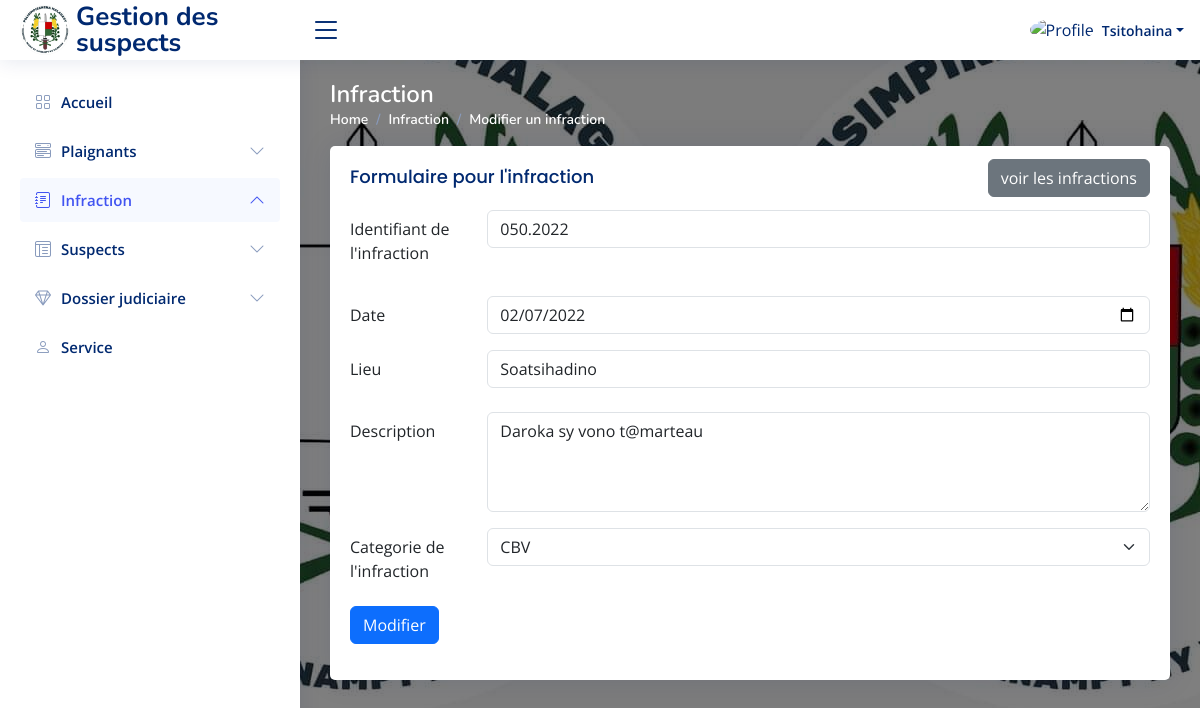
The app's page /infraction/modifier/050.2022 (signed in) with its own data.
### tables this page shows
CREATE TABLE `infraction` (
  `ID_Infraction` varchar(50) NOT NULL,
  `Quand` date NOT NULL,
  `Lieu` varchar(100) NOT NULL,
  `Description` text DEFAULT NULL,
  `Categorie` varchar(255) NOT NULL,
  `Date_AJout` timestamp NOT NULL DEFAULT current_timestamp()
);

CREATE TABLE `categoriinfraction` (
  `NomCategorie` varchar(255) NOT NULL
);

### controllers/Infraction.controller.php (called while the page is built, shortened)
<?php
    require_once("models/InfractionManager.class.php");
    class InfractionController{
        private $infractionManager;
        public function __construct() {
            $this->infractionManager = new InfractionManager();
            $this->infractionManager->chargementInfraction();
        }
        public function modifierInfraction($url, $idInfraction, $categories){
            $infracation = $this->infractionManager->getInfractionById($idInfraction);
            require("views/infraction/modifier.view.php");
        }
    }
?>

### models/InfractionManager.class.php (called while the page is built, shortened)
<?php
    require_once("config/database.php");
    require_once("Infraction.class.php");
    class InfractionManager extends Database{
        private $infractions;
        public function ajoutInfraction($infraction){
            $this->infractions[] = $infraction;
        }
        public function chargementInfraction(){
            $req = $this->getMyDb()->prepare("SELECT infraction.*, plaignant.Surnom FROM Infraction, plaignant, rapport WHERE infraction.ID_Infraction = rapport.ID_Infraction AND plaignant.ID_Plaignant = rapport.ID_Plaignant ORDER BY infraction.Date_Ajout DESC");
            $req->execute();
            $mesInfractions = $req->fetchAll(PDO::FETCH_ASSOC);
        }
        public function getInfractionById($idInfraction){
            for($i = 0; $i < count($this->infractions); $i++){
                if($this->infractions[$i]->getIdInfraction() === $idInfraction){
                    return $this->infractions[$i];
                }
            }
        }
    }
?>

### models/Infraction.class.php (called while the page is built, shortened)
<?php
    class Infraction{
        private $idInfraction;
        private $date;
        private $lieu;
        private $description;
        private $categorie;
        public function __construct($idInfraction, $date, $lieu, $description, $categorie, $surnom) {
            $this->idInfraction = $idInfraction;
            $this->date = $date;
            $this->lieu = $lieu;
            $this->description = $description;
            $this->categorie = $categorie;
        }
        public function getIdInfraction() { return $this->idInfraction; }
        public function getDate() { return $this->date; }
        public function getLieu() { return $this->lieu; }
        public function getDescription() { return $this->description; }
        public function getCategorie() { return $this->categorie; }
    }
?>

### config/database.php (called while the page is built, shortened)
<?php
    abstract class Database{
        private static $mydb;
        private static function setMyDb(){
            self::$mydb = new PDO("mysql:host=". HOST . ";dbname=". DB_NAME, USER, PASSWORD);
            self::$mydb->setAttribute(PDO::ATTR_ERRMODE, PDO::ERRMODE_EXCEPTION);
        }
        protected function getMyDb(){
            return self::$mydb;
        }
    }
?>

### models/CategorieInfraction.class.php (called while the page is built, shortened)
<?php
    class CategorieInfraction{
        private $nom;
        public function __construct($nom){
            $this->nom = $nom;
        }
        public function getNom(){ return $this->nom; }
    }
?>

### models/CategorieInfractionManager.class.php (called while the page is built, shortened)
<?php
    require_once("config/database.php");
    require_once("CategorieInfraction.class.php");
    class CategorieInfractionManager extends Database{
        public function chargementCategorie(){
            $req = $this->getMyDb()->prepare("SELECT * FROM categoriinfraction");
            $req->execute();
            $mesCategories = $req->fetchAll(PDO::FETCH_ASSOC);
        }
    }
?>

### controllers/CategorieInfraction.controller.php (called while the page is built, shortened)
<?php
    require_once("models/CategorieInfractionManager.class.php");
    class CategorieInfractionController{
        public function __construct() {
            $this->controllerManager = new CategorieInfractionManager();
            $this->controllerManager->chargementCategorie();
        }
    }

### views/infraction/modifier.view.php (the view, shortened to what this page needs)
        <div class="col-lg-12">
<div class="card">
  <div class="card-body">
    <div class="d-flex align-items-center justify-content-between">
        <h5 class="card-title">Formulaire pour l'infraction</h5>
        <a href="<?= URL ?>infraction" class="btn btn-secondary">voir les infractions</a>
    </div>
    <form method="post" action="<?= URL ?>infraction/modifierValidation/<?= $infracation->getIdInfraction() ?>">
      <div class="row mb-4">
        <label for="inputText" class="col-sm-2 col-form-label">Identifiant de l'infraction</label>
        <div class="col-sm-10">
          <input type="text" class="form-control" name="id" required value="<?= $infracation->getIdInfraction() ?>">
        </div>
      </div>
      <div class="row mb-3">
        <label for="inputDate" class="col-sm-2 col-form-label">Date</label>
        <div class="col-sm-10">
          <input type="date" class="form-control" name="date" required value="<?= $infracation->getDate() ?>">
        </div>
      </div>
      <div class="row mb-4">
        <label for="inputText" class="col-sm-2 col-form-label">Lieu</label>
        <div class="col-sm-10">
          <input type="text" class="form-control" name="lieu" required value="<?= $infracation->getLieu() ?>">
        </div>
      </div>
      <div class="row mb-3">
        <label for="inputPassword" class="col-sm-2 col-form-label">Description</label>
        <div class="col-sm-10">
          <textarea class="form-control" style="height: 100px" name="description" required value="<?= $infracation->getDescription() ?>"><?= $infracation->getDescription() ?></textarea>
        </div>
      </div>
      <div class="row mb-3">
        <label class="col-sm-2 col-form-label">Categorie de l'infraction</label>
        <div class="col-sm-10">
          <select class="form-select" aria-label="Default select example" name="categorie" required>
            <?php foreach($categories as $categorie):?>
              <option value="<?= $categorie->getNom()?>" <?php if($infracation->getCategorie() == $categorie->getNom()) echo 'selected';  ?> ><?= $categorie->getNom()?></option>
            <?php endforeach ;?>
          </select>
        </div>
      </div>
      <div class="row mb-3">
        <div class="col-sm-8">
          <button type="submit" class="btn btn-primary" name="Modifier">Modifier</button>
        </div>
      </div>
    </form>
  </div>
</div>
</div>
<?php
    require ("views/layout/template.php");
?>

### assets/css/style.css (style rules this page uses)
:root { scroll-behavior: smooth; }
body { font-family: "Open Sans", sans-serif; background: #f8f8f8; background: linear-gradient( rgba(0, 0, 0, 0.5), rgba(0, 0, 0, 0.5) ), url("../img/POLICE.jfif"); color: #444444; }
a { color: #4154f1; text-decoration: none; }
h1, h2, h3, h4, h5, h6 { font-family: "Nunito", sans-serif; }
.card { margin-bottom: 30px; border: none; border-radius: 5px; box-shadow: 0px 0 30px rgba(1, 41, 112, 0.1); }
.card-title { padding: 20px 0 15px 0; font-size: 18px; font-weight: 500; color: #012970; font-family: "Poppins", sans-serif; }
.card-body { padding: 0 20px 20px 20px; }

### records on screen
infraction: id "050.2022", date "02/07/2022", lieu "Soatsihadino", description "Daroka sy vono t@marteau", categorie "CBV"

### other values on screen
$_SESSION["nom"] "Tsitohaina"
$title "Infraction"
$secondtitle "Modifier un infraction"
